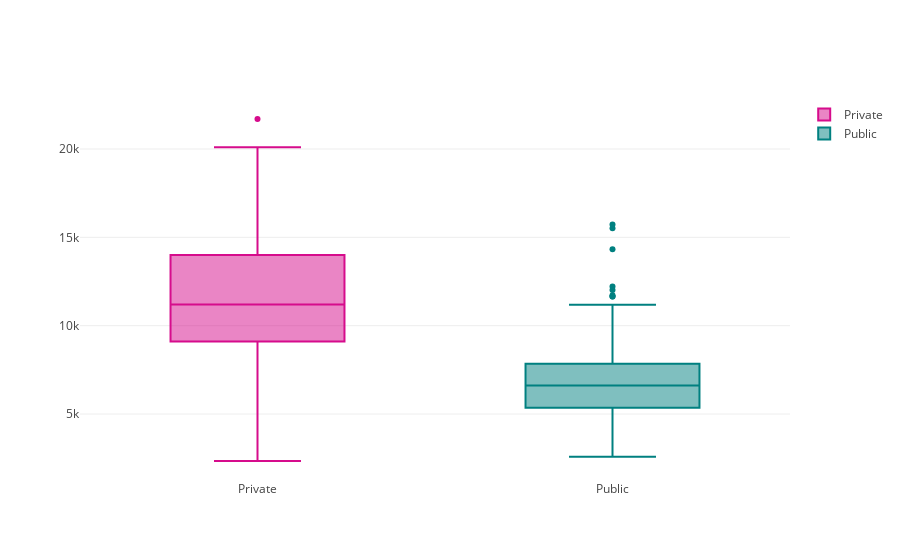

This figure's notebook cell:
### Code cell
trace0 = go.Box(
    y=si['Outstate'],
    name = 'Private',
    marker = dict(
        color = 'rgb(214, 12, 140)',
    )
)
trace1 = go.Box(
    y=no['Outstate'],
    name = 'Public',
    marker = dict(
        color = 'rgb(0, 128, 128)',
    )
)
layout = go.Layout(
    title = "Boxplots Outstate y Private"
)
data = [trace0, trace1]
fig = go.Figure(data=data,layout=layout)
py.iplot(data)

### Figure 1 — Plotly figure (JSON) as saved in the notebook; plotly's stock layout.template omitted (floating-point values rounded to 4 significant figures; data arrays with more than 128 entries replaced by an {"elided": "..."} marker saying what was removed)
{"data": [{"marker": {"color": "rgb(214, 12, 140)"}, "name": "Private", "type": "box", "y": {"elided": "565 int values"}}, {"marker": {"color": "rgb(0, 128, 128)"}, "name": "Public", "type": "box", "y": {"elided": "212 int values"}}], "layout": {}}
